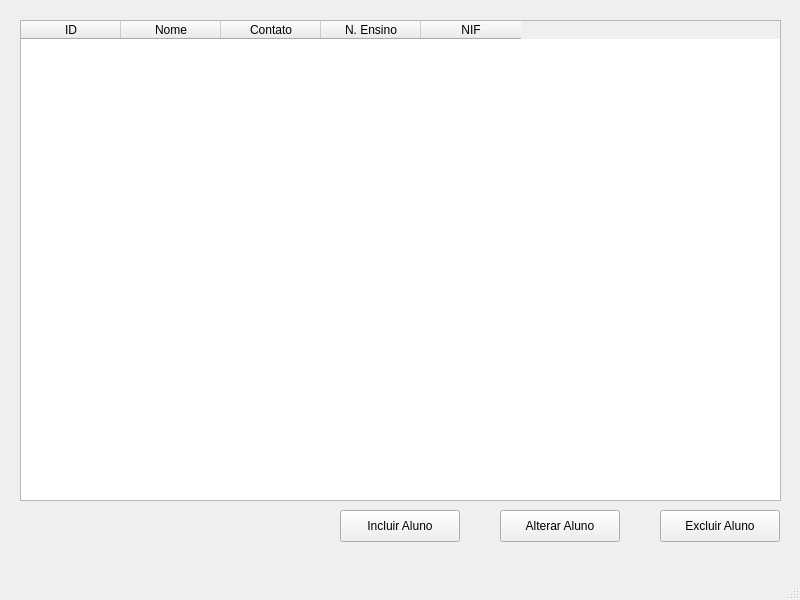
<?xml version="1.0" encoding="UTF-8"?>
<ui version="4.0">
 <class>MainWindow</class>
 <widget class="QMainWindow" name="MainWindow">
  <property name="geometry">
   <rect>
    <x>0</x>
    <y>0</y>
    <width>800</width>
    <height>600</height>
   </rect>
  </property>
  <property name="windowTitle">
   <string>Alunos</string>
  </property>
  <widget class="QWidget" name="centralwidget">
   <widget class="QTableWidget" name="tableAlunos">
    <property name="geometry">
     <rect>
      <x>20</x>
      <y>20</y>
      <width>761</width>
      <height>481</height>
     </rect>
    </property>
    <column>
     <property name="text">
      <string>ID</string>
     </property>
    </column>
    <column>
     <property name="text">
      <string>Nome</string>
     </property>
    </column>
    <column>
     <property name="text">
      <string>Contato</string>
     </property>
    </column>
    <column>
     <property name="text">
      <string>N. Ensino</string>
     </property>
    </column>
    <column>
     <property name="text">
      <string>NIF</string>
     </property>
    </column>
   </widget>
   <widget class="QPushButton" name="btnIncluirAluno">
    <property name="geometry">
     <rect>
      <x>340</x>
      <y>510</y>
      <width>120</width>
      <height>32</height>
     </rect>
    </property>
    <property name="text">
     <string>Incluir Aluno</string>
    </property>
   </widget>
   <widget class="QPushButton" name="btnAlterarAluno">
    <property name="geometry">
     <rect>
      <x>500</x>
      <y>510</y>
      <width>120</width>
      <height>32</height>
     </rect>
    </property>
    <property name="text">
     <string>Alterar Aluno</string>
    </property>
   </widget>
   <widget class="QPushButton" name="btnExcluirAluno">
    <property name="geometry">
     <rect>
      <x>660</x>
      <y>510</y>
      <width>120</width>
      <height>32</height>
     </rect>
    </property>
    <property name="text">
     <string>Excluir Aluno</string>
    </property>
   </widget>
  </widget>
  <widget class="QMenuBar" name="menubar">
   <property name="geometry">
    <rect>
     <x>0</x>
     <y>0</y>
     <width>800</width>
     <height>22</height>
    </rect>
   </property>
  </widget>
  <widget class="QStatusBar" name="statusbar"/>
 </widget>
 <resources/>
 <connections/>
</ui>
